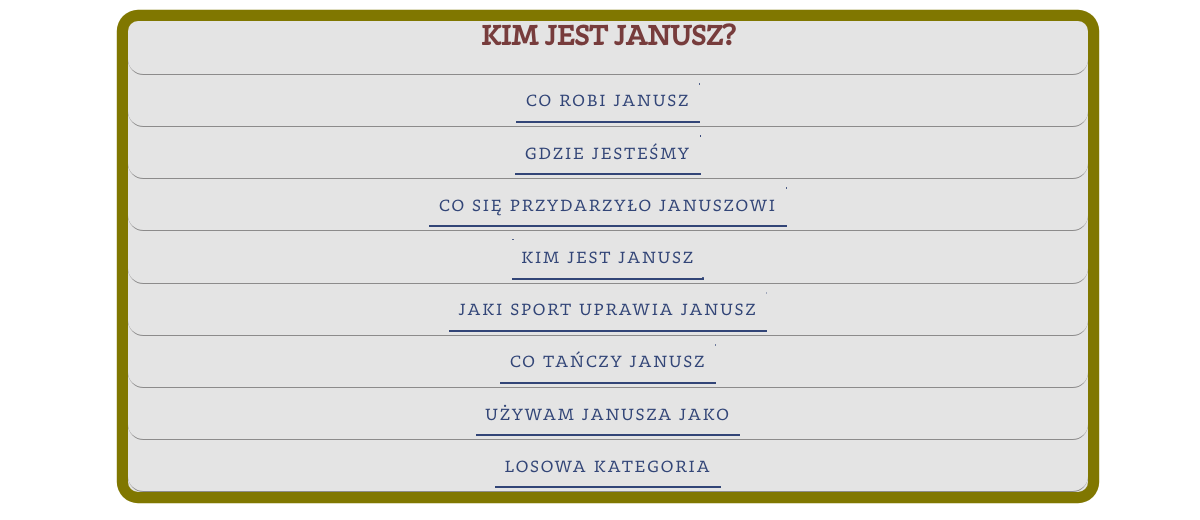
The page / on the database its author committed.
### home/models.py (models this page shows)
class Category(models.Model):
    name = models.CharField(max_length=50)
    def __str__(self):
        return self.name

### home/views.py (the view)
# urls.py: path('', views.CategoryList.as_view(), name='category'),
class CategoryList(generic.ListView):
    model = Category
    template_name = 'home/index.html'
    context_object_name = 'categories'
    def get_context_data(self, **kwargs):
        context = super(CategoryList, self).get_context_data(**kwargs)
        context['title'] = 'Kategorie'
        return context

### home/templates/home/index.html
{% extends "home/base.html" %}
{% block content %}
<div class="content">
    <h1>Kim jest janusz?</h1>
    <hr>
        {% for category in categories %}
            <div><a class="btn-draw" href="{% url 'home:questions' category.id %}"><span>{{ category }}</span></a></div>
            <hr>
        {% endfor %}
</div>
{% endblock content %}

### home/templates/home/base.html (shortened to what this page needs)
{% load static %}
<!DOCTYPE html>
<html lang="en">
<head>
    <link rel="stylesheet" type="text/css" href="{% static 'home/main.css' %}">
</head>
<body>
    {% block content %}{% endblock %}
</body>
</html>

### home/static/home/main.css (style rules this page uses)
body { text-align: center; align-items: center; justify-content: center; height: 100vh; width: 100%; font-family: Doko-Book, serif; -webkit-font-smoothing: antialiased; }
h1 { text-transform: uppercase; color: rgb(119, 60, 60); }
hr { display: block; content: ""; height: 30px; margin-top: -31px; border-style: solid; border-color: #8c8b8b; border-width: 0 0 1px 0; border-radius: 20px; }
.content { width: 80%; margin: 0 auto; background-color: rgb(228, 228, 228); border-radius: 10px; box-shadow: 0 0 0 0.7em rgb(128, 119, 0); }
a { font-size: 1.2em; text-transform: uppercase; text-decoration: none; letter-spacing: 0.1em; }
.btn-draw { position: relative; display: inline-block; color: #324577; border-bottom: 2px solid #324577; cursor: pointer; overflow: hidden; transition: color 0.2s ease-in-out, background-color 0.2s ease-in-out; }
.btn-draw:after { content: ''; position: absolute; right: 0; bottom: 0; height: 100%; width: 2px; background: #324577; -webkit-transform: translateY(100%); transform: translateY(100%); transition: -webkit-transform 0.2s ease-in-out; transition: transform 0.2s ease-in-out; transition: transform 0.2s ease-in-out, -webkit-transform 0.2s ease-in-out; transition-delay: 0.6s; }
.btn-draw > span { position: relative; display: block; padding: 0.5em; color: inherit; }
.btn-draw > span:before, .btn-draw > span:after { content: ''; position: absolute; left: 0; top: 0; background: #324577; transition: -webkit-transform 0.2s ease-in-out; transition: transform 0.2s ease-in-out; transition: transform 0.2s ease-in-out, -webkit-transform 0.2s ease-in-out; }
.btn-draw > span:before { height: 2px; width: 100%; -webkit-transform: translateX(100%); transform: translateX(100%); transition-delay: 0.4s; }
.btn-draw > span:after { height: 100%; width: 2px; -webkit-transform: translateY(-100%); transform: translateY(-100%); transition-delay: 0.2s; }

### rows shown on the page
Category: name "CO ROBI JANUSZ"
Category: name "GDZIE JESTEŚMY"
Category: name "CO SIĘ PRZYDARZYŁO JANUSZOWI"
Category: name "KIM JEST JANUSZ"
Category: name "JAKI SPORT UPRAWIA JANUSZ"
Category: name "CO TAŃCZY JANUSZ"
Category: name "UŻYWAM JANUSZA JAKO"
Category: name "LOSOWA KATEGORIA"
